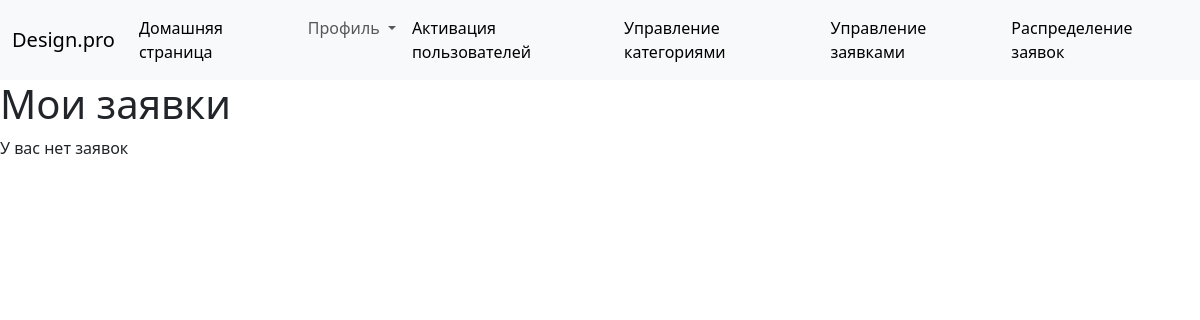
/studio/pleas/ (signed in), run on an earlier commit of the app's database.
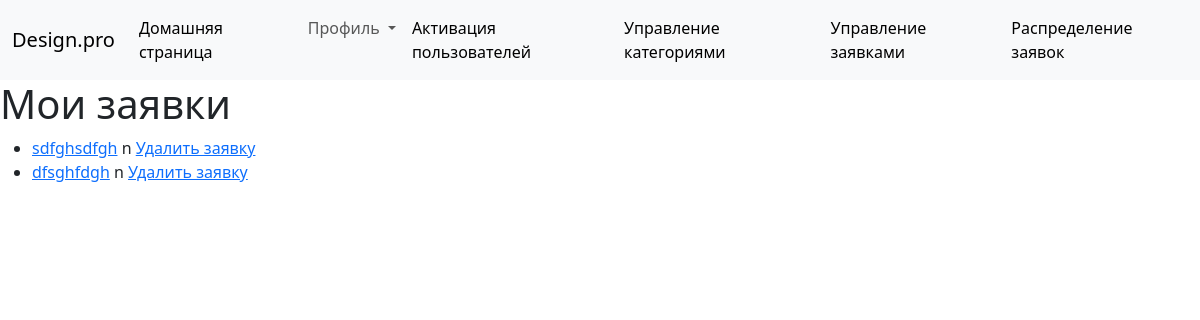
And on a later commit of the database.
### studio/models.py (models this page shows, shortened)
class Plea(models.Model):
    name = models.CharField(max_length=50)
    description = models.TextField(max_length=1000, help_text="Введите описание заявки")
    category = models.ForeignKey('Category', on_delete=models.CASCADE, null=True, help_text="Выберите категорию заявки")
    plan = models.ImageField(upload_to ='images/', null=True)
    author = models.ForeignKey(User, on_delete=models.SET_NULL, null=True, blank=True)
    creationDate = models.DateField(default=date.today)
    comentary = models.TextField(max_length=1000, null=True)
    design = models.ImageField(upload_to ='images/', null=True)
    adminUserName = models.CharField(max_length=150, null=True, blank=True)
    LOAN_STATUS = (
        ('n', 'Новая'),
        ('c', 'Выполнено'),
        ('i', 'принято в работу')
    )
    status = models.CharField(max_length=1, choices=LOAN_STATUS, blank=True, default='n', help_text='Статус заявки')
    def get_absolute_url(self):
        return reverse('plea-detail', args=[str(self.id)])

### studio/views.py (the view)
class PleaListView(LoginRequiredMixin,generic.ListView):
    model = Plea
    template_name ='studio/plea_list.html'
    def get_queryset(self):
        return Plea.objects.filter(author=self.request.user).order_by('creationDate')

### studio/templates/studio/plea_list.html
{% extends "base_generic.html" %}
{% block content %}
  <h1>Мои заявки</h1>
  {% if plea_list %}
    <ul>
      {% for plea in plea_list %}
      <li>
        <a href="{{ plea.get_absolute_url }}">{{ plea.name }}</a> {{ plea.status }}
        <a href="{{ plea.get_absolute_url }}/delete/">Удалить заявку</a>
      </li>
      {% endfor %}
    </ul>
  {% else %}
    <p>У вас нет заявок</p>
  {% endif %}
{% endblock %}

What changed in the data, as far as the page shows it:
added Plea: name "sdfghsdfgh", status "n"
added Plea: name "dfsghfdgh", status "n"
Also different on the page:
text no longer shown: "У вас нет заявок"
